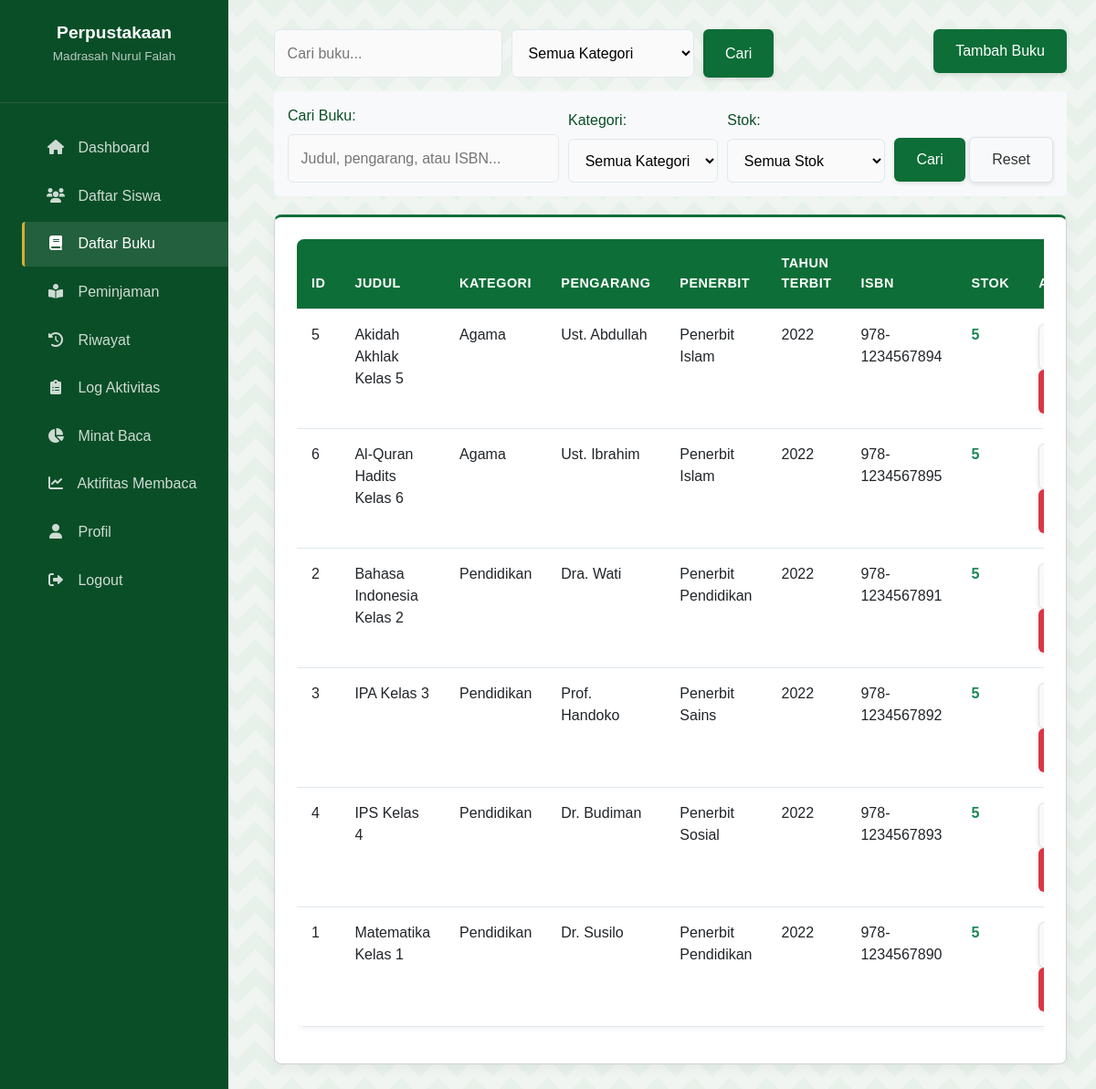
/admin/buku.php (signed in), run on the app's committed database.
### tables this page shows
CREATE TABLE IF NOT EXISTS buku (
    id INT AUTO_INCREMENT PRIMARY KEY,
    judul VARCHAR(255) NOT NULL,
    pengarang VARCHAR(100) NOT NULL,
    penerbit VARCHAR(100) NOT NULL,
    tahun_terbit YEAR NOT NULL,
    isbn VARCHAR(20),
    jumlah_buku INT NOT NULL DEFAULT 1,
    kategori_id INT NOT NULL,
    created_at TIMESTAMP DEFAULT CURRENT_TIMESTAMP,
    FOREIGN KEY (kategori_id) REFERENCES kategori_buku(id)
);

CREATE TABLE IF NOT EXISTS kategori_buku (
    id INT AUTO_INCREMENT PRIMARY KEY,
    nama_kategori VARCHAR(50) NOT NULL UNIQUE,
    deskripsi TEXT,
    created_at TIMESTAMP DEFAULT CURRENT_TIMESTAMP
);

### admin/buku.php (the view, shortened to what this page needs)
<?php
require_once 'includes/header.php';
$search = '';
$searchCondition = '';
$query = "SELECT b.*, k.nama_kategori
          FROM buku b
          LEFT JOIN kategori_buku k ON b.kategori_id = k.id
          $searchCondition
          ORDER BY b.judul ASC";
$result = mysqli_query($conn, $query);
$books = [];
if ($result) {
    while ($row = mysqli_fetch_assoc($result)) {
        $books[] = $row;
    }
}
?>
<div style="display: flex; justify-content: space-between; margin-bottom: 15px; flex-wrap: wrap;">
    <div>
        <form action="" method="get" style="display: flex; gap: 10px;">
            <input type="text" name="search" placeholder="Cari buku..." value="<?php echo htmlspecialchars($search); ?>" style="width: 250px;">
            <select name="category_id" style="width: 200px;">
                <option value="">Semua Kategori</option>
            </select>
            <button type="submit" class="btn">Cari</button>
        </form>
    </div>
    <div>
        <a href="buku_tambah.php" class="btn">Tambah Buku</a>
    </div>
</div>
<div class="search-filter-container" style="margin-bottom: 20px;">
    <form action="" method="get" class="search-filter-form">
        <div class="form-group" style="display: flex; gap: 10px; align-items: flex-end;">
            <div style="flex: 1;">
                <label for="search">Cari Buku:</label>
                <input type="text" id="search" name="search" value="<?php echo isset($_GET['search']) ? htmlspecialchars($_GET['search']) : ''; ?>" placeholder="Judul, pengarang, atau ISBN...">
            </div>
            <div>
                <label for="kategori">Kategori:</label>
                <select id="kategori" name="kategori">
                    <option value="">Semua Kategori</option>
                </select>
            </div>
            <div>
                <label for="stok">Stok:</label>
                <select id="stok" name="stok">
                    <option value="">Semua Stok</option>
                </select>
            </div>
            <div>
                <button type="submit" class="btn">Cari</button>
                <a href="buku.php" class="btn btn-secondary">Reset</a>
            </div>
        </div>
    </form>
</div>
<div class="card">
    <?php if (empty($books)): ?>
        <p>Tidak ada data buku.</p>
    <?php else: ?>
        <div style="overflow-x: auto;">
            <table class="table">
                <thead>
                    <tr>
                        <th>ID</th>
                        <th>Judul</th>
                        <th>Kategori</th>
                        <th>Pengarang</th>
                        <th>Penerbit</th>
                        <th>Tahun Terbit</th>
                        <th>ISBN</th>
                        <th>Stok</th>
                        <th>Aksi</th>
                    </tr>
                </thead>
                <tbody>
                    <?php foreach ($books as $book): ?>
                        <tr class="<?php echo $book['jumlah_buku'] == 0 ? 'out-of-stock' : ''; ?>">
                            <td><?php echo $book['id']; ?></td>
                            <td>
                                <?php echo htmlspecialchars($book['judul']); ?>
                            </td>
                            <td><?php echo htmlspecialchars($book['nama_kategori']); ?></td>
                            <td><?php echo htmlspecialchars($book['pengarang']); ?></td>
                            <td><?php echo htmlspecialchars($book['penerbit']); ?></td>
                            <td><?php echo $book['tahun_terbit']; ?></td>
                            <td><?php echo htmlspecialchars($book['isbn']); ?></td>
                            <td>
                                <span class="<?php echo $book['jumlah_buku'] == 0 ? 'text-danger' : ($book['jumlah_buku'] <= 3 ? 'text-warning' : 'text-success'); ?>">
                                    <?php echo $book['jumlah_buku']; ?>
                                </span>
                            </td>
                            <td>
                                <a href="buku_edit.php?id=<?php echo $book['id']; ?>" class="btn btn-secondary" style="padding: 5px 10px; font-size: 0.8rem; margin-right: 5px;">Edit</a>
                                <a href="buku.php?delete=1&id=<?php echo $book['id']; ?>"
                                   class="btn btn-danger"
                                   onclick="return confirm('Apakah Anda yakin ingin menghapus buku ini?');"
                                   style="padding: 5px 10px; font-size: 0.8rem;">
                                </a>
                            </td>
                        </tr>
                    <?php endforeach; ?>
                </tbody>
            </table>
        </div>
    <?php endif; ?>
</div>
<?php
require_once 'includes/footer.php';
?>

### admin/buku.php (style rules this page uses)
.text-success { color: #28a745; font-weight: bold; }
.search-filter-form { background: #f8f9fa; padding: 15px; border-radius: 5px; margin-bottom: 20px; }
.search-filter-form .form-group { margin-bottom: 0; }

### data on the page
buku: id "5", judul "Akidah Akhlak Kelas 5", kategori.nama_kategori "Agama", pengarang "Ust. Abdullah", penerbit "Penerbit Islam", tahun_terbit "2022", isbn "978-1234567894", jumlah_buku "5"
buku: id "6", judul "Al-Quran Hadits Kelas 6", kategori.nama_kategori "Agama", pengarang "Ust. Ibrahim", penerbit "Penerbit Islam", tahun_terbit "2022", isbn "978-1234567895", jumlah_buku "5"
buku: id "2", judul "Bahasa Indonesia Kelas 2", kategori.nama_kategori "Pendidikan", pengarang "Dra. Wati", penerbit "Penerbit Pendidikan", tahun_terbit "2022", isbn "978-1234567891", jumlah_buku "5"
buku: id "3", judul "IPA Kelas 3", kategori.nama_kategori "Pendidikan", pengarang "Prof. Handoko", penerbit "Penerbit Sains", tahun_terbit "2022", isbn "978-1234567892", jumlah_buku "5"
buku: id "4", judul "IPS Kelas 4", kategori.nama_kategori "Pendidikan", pengarang "Dr. Budiman", penerbit "Penerbit Sosial", tahun_terbit "2022", isbn "978-1234567893", jumlah_buku "5"
buku: id "1", judul "Matematika Kelas 1", kategori.nama_kategori "Pendidikan", pengarang "Dr. Susilo", penerbit "Penerbit Pendidikan", tahun_terbit "2022", isbn "978-1234567890", jumlah_buku "5"
